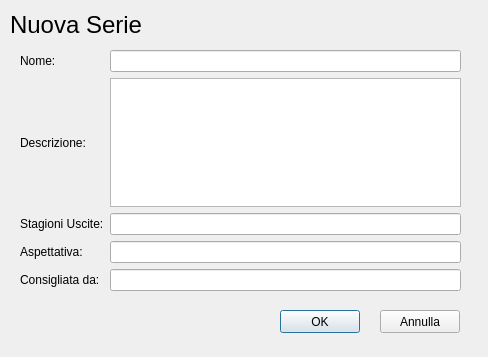
<?xml version="1.0" encoding="UTF-8"?>
<ui version="4.0">
 <class>Dialog_nuova_serie</class>
 <widget class="QDialog" name="Dialog_nuova_serie">
  <property name="geometry">
   <rect>
    <x>0</x>
    <y>0</y>
    <width>488</width>
    <height>357</height>
   </rect>
  </property>
  <property name="windowTitle">
   <string>Dialog</string>
  </property>
  <widget class="QLabel" name="label">
   <property name="geometry">
    <rect>
     <x>10</x>
     <y>10</y>
     <width>146</width>
     <height>29</height>
    </rect>
   </property>
   <property name="font">
    <font>
     <pointsize>18</pointsize>
    </font>
   </property>
   <property name="text">
    <string>Nuova Serie</string>
   </property>
  </widget>
  <widget class="QWidget" name="gridLayoutWidget">
   <property name="geometry">
    <rect>
     <x>20</x>
     <y>50</y>
     <width>441</width>
     <height>241</height>
    </rect>
   </property>
   <layout class="QGridLayout" name="gridLayout">
    <item row="0" column="0">
     <widget class="QLabel" name="label_2">
      <property name="text">
       <string>Nome:</string>
      </property>
     </widget>
    </item>
    <item row="1" column="0">
     <widget class="QLabel" name="label_3">
      <property name="text">
       <string>Descrizione:</string>
      </property>
     </widget>
    </item>
    <item row="4" column="0">
     <widget class="QLabel" name="label_6">
      <property name="text">
       <string>Consigliata da:</string>
      </property>
     </widget>
    </item>
    <item row="2" column="0">
     <widget class="QLabel" name="label_4">
      <property name="text">
       <string>Stagioni Uscite:</string>
      </property>
     </widget>
    </item>
    <item row="3" column="0">
     <widget class="QLabel" name="label_5">
      <property name="text">
       <string>Aspettativa:</string>
      </property>
     </widget>
    </item>
    <item row="0" column="1">
     <widget class="QLineEdit" name="nome"/>
    </item>
    <item row="2" column="1">
     <widget class="QLineEdit" name="stagioniUscite"/>
    </item>
    <item row="3" column="1">
     <widget class="QLineEdit" name="voto"/>
    </item>
    <item row="4" column="1">
     <widget class="QLineEdit" name="consigliatoda"/>
    </item>
    <item row="1" column="1">
     <widget class="QTextEdit" name="descrizione"/>
    </item>
   </layout>
  </widget>
  <widget class="QPushButton" name="ok">
   <property name="geometry">
    <rect>
     <x>280</x>
     <y>310</y>
     <width>80</width>
     <height>23</height>
    </rect>
   </property>
   <property name="text">
    <string>OK</string>
   </property>
  </widget>
  <widget class="QPushButton" name="annulla">
   <property name="geometry">
    <rect>
     <x>380</x>
     <y>310</y>
     <width>80</width>
     <height>23</height>
    </rect>
   </property>
   <property name="text">
    <string>Annulla</string>
   </property>
  </widget>
 </widget>
 <tabstops>
  <tabstop>nome</tabstop>
  <tabstop>descrizione</tabstop>
  <tabstop>stagioniUscite</tabstop>
  <tabstop>voto</tabstop>
  <tabstop>consigliatoda</tabstop>
  <tabstop>annulla</tabstop>
  <tabstop>ok</tabstop>
 </tabstops>
 <resources/>
 <connections/>
</ui>
